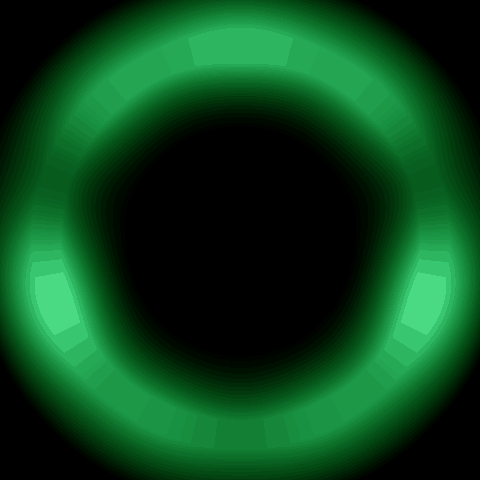
#> input picture assets/demo.gif, 480 x 480 px, found by its file name; its folder holds only this picture in this run
$ python kraken_lcd.py
#> lines starting #> are read from the running program, lines starting #| are printed output that depends on the picture
#!/usr/bin/env python3
"""Kraken Unleashed - stream live sensor frames to an NZXT Kraken 2024 LCD.

Composites a sensor readout over an animated GIF and streams the result to the
cooler's 640x640 LCD at up to ~12 fps, and optionally drives the cooler's own
ring and fan LEDs in the same breath as the rest of your lighting.

Protocol (reverse-engineered from a USBPcap capture of SignalRGB on Windows),
one frame:

  1. HID  36 01 00 01 08            -> device replies 37 01 ...
  2. BULK 12 fa 01 e8 ab cd ef 98 76 54 32 10 | 08 00 00 00 | uint32 LE size
  3. BULK q565 payload

No buckets, no bucket switch, no end command. See docs/PROTOCOL.md.

Payload: "q565" + uint16 LE w + uint16 LE h + opcodes + 0xff. This encoder emits
only RUN (0xc0|len-1, len<=62) and literal (0xfe + uint16 LE RGB565) -- the two
opcodes verified byte-for-byte against a captured all-black frame.

Flow control matters. Streaming without it put the cooler into its bootloader
(re-enumerating as 1e71:3011), which needs a full power cut to clear. So: wait
for each ack, pace the frames, stop after repeated refusals, and always finish
the frame in flight before releasing the interface. See docs/TROUBLESHOOTING.md.

Copyright (c) 2026 Kraken Unleashed contributors. MIT licensed.
The sensor-screen renderer in ok/ is vendored from OpenKraken (MIT).
"""
import argparse
import json
import math
import os
import select
import signal
import struct
import subprocess
import sys
import threading
import time

import numpy as np
import usb.core
import usb.util
from PIL import Image, ImageChops, ImageEnhance

HERE = os.path.dirname(os.path.abspath(__file__))
sys.path.insert(0, HERE)
from ok.backend.lcd_render import render, LcdData, _BG, _RENDERERS  # noqa: E402

VID, PID, BOOTLOADER_PID = 0x1E71, 0x3012, 0x3011
W = H = 640
MAGIC = bytes([0x12, 0xFA, 0x01, 0xE8, 0xAB, 0xCD, 0xEF, 0x98, 0x76, 0x54, 0x32, 0x10])
MAX_PAYLOAD = 1_200_000          # refuse absurd frames rather than flood the device
MAX_CONSECUTIVE_FAILURES = 3

CONFIG_PATH = os.environ.get('KRAKEN_LCD_CONFIG', '/etc/kraken-lcd.conf')


def _default_gif():
    """The bundled background, whether installed or run straight from a clone.

    install.sh puts it in assets/ beside this file; in the repo it lives one
    level up, because src/ is what gets copied to /opt and the asset is shared
    with the docs. Checking both means --preview works from a fresh clone.
    """
    for candidate in (os.path.join(HERE, 'assets', 'demo.gif'),
                      os.path.join(os.path.dirname(HERE), 'assets', 'demo.gif')):
        if os.path.exists(candidate):
            return candidate
    return os.path.join(HERE, 'assets', 'demo.gif')   # for the error message

DEFAULTS = {
    'gif': None,            # None -> the bundled assets/demo.gif
    'style': 'triple',      # triple | liquid_ring | cpu_gpu
    'dim': 0.4,             # 0 = full-brightness GIF, 1 = black
    'ring': '7C3AED',       # liquid arc colour (only drawn by liquid_ring/cpu_gpu)
    'fps': 12.0,
    'rotate': 90,           # match the orientation your cooler is mounted in
    'led': {
        'enabled': True,
        # If this file exists its colour/period/brightness/gamma win, so the
        # cooler breathes in lockstep with an rgb-sync install. Set to null to
        # ignore it and use the values below.
        'follow': '/etc/rgb-sync.json',
        'color': '00FF00',
        'period': 5.0,
        'min_brightness': 0.0,
        'max_brightness': 1.0,
        'gamma': 2.2,
    },
}

# This service owns the Kraken USB interface, so it is the single source of the
# cooler's readings. It publishes the latest {liquid, pump_rpm, fan_rpm} to a
# tmpfs file so other tools (Home Assistant exporters, status bars, conky...)
# can read them without opening the device. See docs/ARCHITECTURE.md.
STATUS_DIR = '/run/kraken-lcd'
STATUS_PATH = STATUS_DIR + '/status.json'


# [8 lines left out: function deep_update, not called in this run]


def load_config(path=CONFIG_PATH):
    """Read the JSON config, falling back to DEFAULTS for anything absent.

    A missing file is not an error: the defaults alone are a working setup.
    A malformed file is, though -- silently ignoring a typo in someone's config
    makes for a baffling afternoon.
    """
    config = json.loads(json.dumps(DEFAULTS))   # deep copy
    try:
        with open(path) as handle:
            # Strip // comment lines so the shipped config can explain itself.
            text = ''.join(line for line in handle
                           if not line.lstrip().startswith('//')).strip()
        if text:
            deep_update(config, json.loads(text))
    except FileNotFoundError:
        pass
    except ValueError as exc:
        sys.exit(f'{path}: not valid JSON ({exc})')
    return config


stop_requested = False


def _stop(signum, frame):
    global stop_requested
    stop_requested = True


# [42 lines left out: functions write_status, encode_q565, not called in this run]


class KrakenLCD:
    # [59 lines left out: functions __init__, _find_hidraw, drain, prepare, send, not called in this run]

    LED_CHANNELS = ((0x01, 0x01), (0x02, 0x02))   # (channel, group): ring, fans
    LEDS_PER_CHANNEL = 24

    # [37 lines left out: functions set_leds, status, close, not called in this run]


def led_settings(config):
    """Resolve the LED breath settings, letting rgb-sync's config win if present.

    Sharing one file is what keeps the cooler in phase with an rgb-sync install
    without the two daemons talking to each other.
    """
    led = dict(config['led'])
    follow = led.get('follow')
    if follow:
        try:
            with open(follow) as handle:
                shared = json.load(handle)
            for key in ('color', 'period', 'min_brightness', 'max_brightness', 'gamma'):
                if key in shared:
                    led[key] = shared[key]
        except (OSError, ValueError):
            pass
    return led


# [13 lines left out: function sync_colour, not called in this run]


# --------------------------------------------------------------------------- #
# Host sensors
# --------------------------------------------------------------------------- #

# hwmon driver name -> whether its temp1_input is the package/die temperature.
_CPU_HWMON = ('coretemp', 'k10temp', 'zenpower')


# [28 lines left out: function cpu_temp, not called in this run]


def cpu_vendor():
    try:
        info = open('/proc/cpuinfo').read()
        return 'intel' if 'GenuineIntel' in info else ('amd' if 'AuthenticAMD' in info else None)
    except OSError:
        return None


# [10 lines left out: function _amd_gpu_hwmon, not called in this run]


def detect_gpu():
    """Return ('nvidia'|'amd'|None, reader) where reader() -> (temp, load)."""
    if subprocess.run(['which', 'nvidia-smi'], capture_output=True).returncode == 0:
        # [12 lines left out: function read_nvidia, not called in this run]
        return 'nvidia', read_nvidia

    hwmon = _amd_gpu_hwmon()
    if hwmon:
        # busy_percent lives on the parent DRM device, not in hwmon itself.
        busy = os.path.join(os.path.realpath(hwmon + '/device'), 'gpu_busy_percent')

        # [11 lines left out: function read_amd, not called in this run]
        return 'amd', read_amd

    return None, lambda: (None, None)


class Sensors(threading.Thread):
    """Poll host sensors off the frame loop; nvidia-smi is far too slow inline."""

    daemon = True

    def __init__(self):
        super().__init__(daemon=True)
        self.lock = threading.Lock()
        self.cpu_temp = self.cpu_load = self.gpu_temp = self.gpu_load = None
        self.gpu_vendor, self._read_gpu = detect_gpu()
        self._prev = self._read_stat()
        self.stop = False

    # [25 lines left out: functions _read_stat, run, not called in this run]

    def snapshot(self):
        with self.lock:
            return self.cpu_temp, self.cpu_load, self.gpu_temp, self.gpu_load


# --------------------------------------------------------------------------- #
# Frame composition
# --------------------------------------------------------------------------- #

def load_gif(path):
    """Every frame of *path* as 640x640 RGB, plus each frame's duration."""
    image = Image.open(path)
    frames, durations = [], []
    try:
        while True:
            frames.append(image.convert('RGB').resize((W, H)))
            # Browsers clamp absurdly short GIF delays; match that so a 0ms GIF
            # doesn't spin at the frame rate.
            durations.append(max(image.info.get('duration', 50), 20) / 1000.0)
            image.seek(image.tell() + 1)
    except EOFError:
        pass
    if not frames:
        sys.exit(f'{path}: no frames could be read')
    return frames, durations


class Compositor:
    """Builds each frame: sensor readout lightened over the dimmed GIF."""

    def __init__(self, config, gif_path):
        self.style = config['style']
        self.ring = tuple(int(config['ring'][i:i + 2], 16) for i in (0, 2, 4))
        self.frames, self.durations = load_gif(gif_path)
        self.total = sum(self.durations)
        # The background frames never change, so dim them once up front rather
        # than per frame -- this is the single biggest CPU saving in the loop.
        dim = config['dim']
        if dim > 0:
            self.frames = [ImageEnhance.Brightness(f).enhance(1.0 - dim) for f in self.frames]
        self.bg = Image.new('RGB', (W, H), _BG)
        self.cpu_vendor = cpu_vendor()
        self._key = None
        self._overlay = None

    # [26 lines left out: functions overlay_for, frame_at, not called in this run]

    def compose(self, elapsed, data):
        return ImageChops.lighter(self.frame_at(elapsed), self.overlay_for(data))


# [6 lines left out: function build_data, not called in this run]


# --------------------------------------------------------------------------- #
# Entry point
# --------------------------------------------------------------------------- #

def parse_args(argv=None):
    parser = argparse.ArgumentParser(
        prog='kraken_lcd.py',
        description='Stream a sensor screen over a GIF to an NZXT Kraken 2024 LCD.',
        epilog='Any option left out falls back to %s, then to the built-in '
               'defaults. See docs/CUSTOMISING.md.' % CONFIG_PATH)
    parser.add_argument('--config', default=CONFIG_PATH, help='config file (JSON)')
    parser.add_argument('--gif', help='animated or still background image')
    parser.add_argument('--style', choices=tuple(_RENDERERS), help='sensor screen layout')
    parser.add_argument('--dim', type=float, help='0 = full-brightness GIF, 1 = black')
    parser.add_argument('--ring', help='liquid arc colour, hex RRGGBB')
    parser.add_argument('--fps', type=float, help='target frame rate')
    parser.add_argument('--rotate', type=int, help='0/90/180/270 to match your mounting')
    parser.add_argument('--no-leds', action='store_true',
                        help="don't drive the cooler's own ring/fan LEDs")
    parser.add_argument('--seconds', type=float, default=0.0,
                        help='stop after this long (0 = run until stopped)')
    parser.add_argument('--preview', metavar='PATH',
                        help='write one composited frame to PATH and exit, '
                             'without opening the device')
    parser.add_argument('--list-styles', action='store_true', help='print styles and exit')
    return parser.parse_args(argv)


def resolve(args):
    """CLI options override the config file, which overrides the defaults."""
    config = load_config(args.config)
    for key in ('gif', 'style', 'dim', 'ring', 'fps', 'rotate'):
        value = getattr(args, key)
        if value is not None:
            config[key] = value
    if args.no_leds:
        config['led']['enabled'] = False
    if not config['gif']:
        config['gif'] = _default_gif()
    config['gif'] = os.path.expanduser(config['gif'])
    if not os.path.exists(config['gif']):
        sys.exit(f"background image not found: {config['gif']}")
    return config


# [12 lines left out: function do_preview, not called in this run]


def main():
    args = parse_args()
    if args.list_styles:
        for name in _RENDERERS:
            print(name)
        return
    config = resolve(args)

    if args.preview:
        do_preview(config, args.preview)
        return

    signal.signal(signal.SIGTERM, _stop)
    signal.signal(signal.SIGINT, _stop)

    compositor = Compositor(config, config['gif'])
#> in load_gif, image is the input picture: PIL image 480x480 P; mean R, G, B 10.5, 68.9, 28.1
#> after the loop in load_gif, `while True:`:
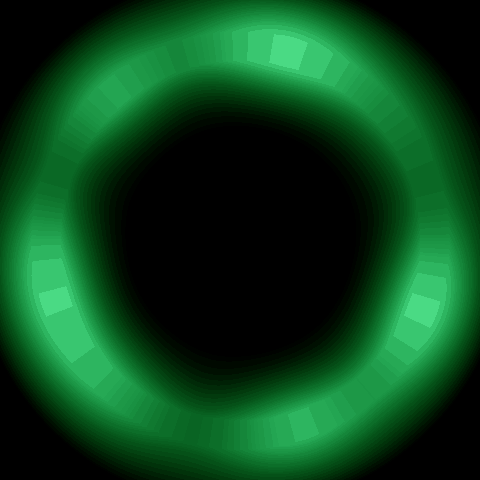
#> image: PIL image 480x480 RGB; mean R, G, B 10.5, 69, 28.1
#> after the loop in load_gif, `while True:`: durations = [0.09, 0.09, 0.09, 0.09, 0.09, 0.09, 0.09, 0.09, 0.09, 0.09, 0.09, 0.09, 0.09, 0.09, 0.09, 0.09, 0.09, 0.09]; frames = 18 items
#> in __init__, `self.frames, self.durations = load_gif(gif_path)`: self.durations has the same summary as durations in load_gif
#> in __init__, `self.total = sum(self.durations)`: self.total = 1.62
#> in __init__, `self.bg = Image.new('RGB', (W, H), _BG)`:
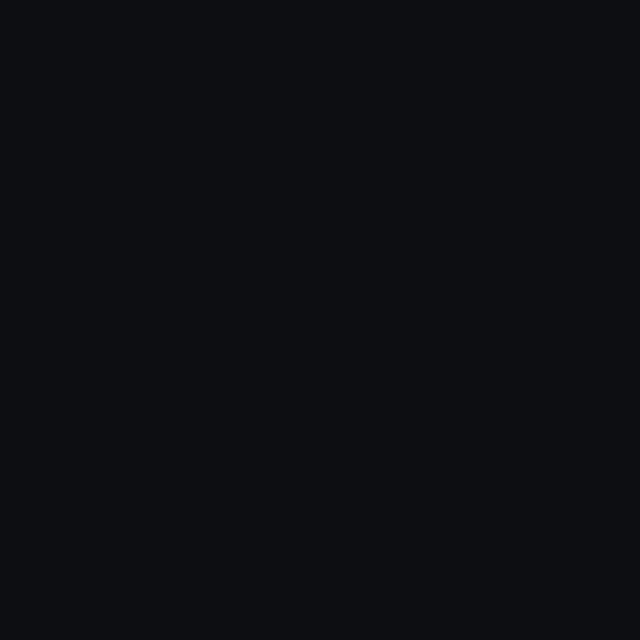
#> self.bg: PIL image 640x640 RGB; mean R, G, B 13, 14, 18
    led = led_settings(config)
    leds_on = config['led']['enabled']
    last_led = None

    sensors = Sensors()
    sensors.start()
    kraken = KrakenLCD()
    dev = kraken.status() or {}
    print(f'device ok: {dev or "no status report"}', flush=True)
    write_status(dev)

    sent = fails = consecutive = 0
    sizes = []
    exit_code = 0
    interval = 1.0 / config['fps']
    started = time.monotonic()
    last_status = 0.0
    try:
        while not stop_requested:
            now = time.monotonic()
            if args.seconds and now - started >= args.seconds:
                break
            if now - last_status >= 1.0:
                fresh = kraken.status()
                if fresh:
                    dev = fresh
                    write_status(dev)
                last_status = now

            if leds_on:
                colour = sync_colour(led)
                # 8-bit steps repeat near the extremes of the breath; skipping
                # identical frames here is safe because the cooler is on USB,
                # not a bus that drops writes (contrast rgb-sync and the DIMMs).
                if colour != last_led:
                    kraken.set_leds(colour)
                    last_led = colour

            frame = compositor.compose(now - started, build_data(compositor, dev, sensors))
            payload = encode_q565(frame.rotate(-config['rotate']))
            sizes.append(len(payload))
            if kraken.send(payload):
                sent += 1
                consecutive = 0
            else:
                fails += 1
                consecutive += 1
                if consecutive >= MAX_CONSECUTIVE_FAILURES:
                    print(f'device refused {consecutive} frames in a row - stopping',
                          flush=True)
                    exit_code = 1
                    break
            slack = interval - (time.monotonic() - now)
            if slack > 0:
                time.sleep(slack)
    except usb.core.USBError as exc:
        print(f'USB error, stopping: {exc}', flush=True)
        exit_code = 1
    finally:
        elapsed = time.monotonic() - started
        sensors.stop = True
        kraken.close()
        print(f'{sent} frames in {elapsed:.1f}s = {sent / max(elapsed, 0.01):.1f} fps, '
              f'{fails} refused, payload avg '
              f'{sum(sizes) // max(1, len(sizes)) // 1024} KB', flush=True)
    sys.exit(exit_code)


if __name__ == '__main__':
    main()
#> (the call stopped at in detect_gpu, `if subprocess.run(['which', 'nvidia-smi'], capture_output=True).return..`: subprocess is not available in this run)
